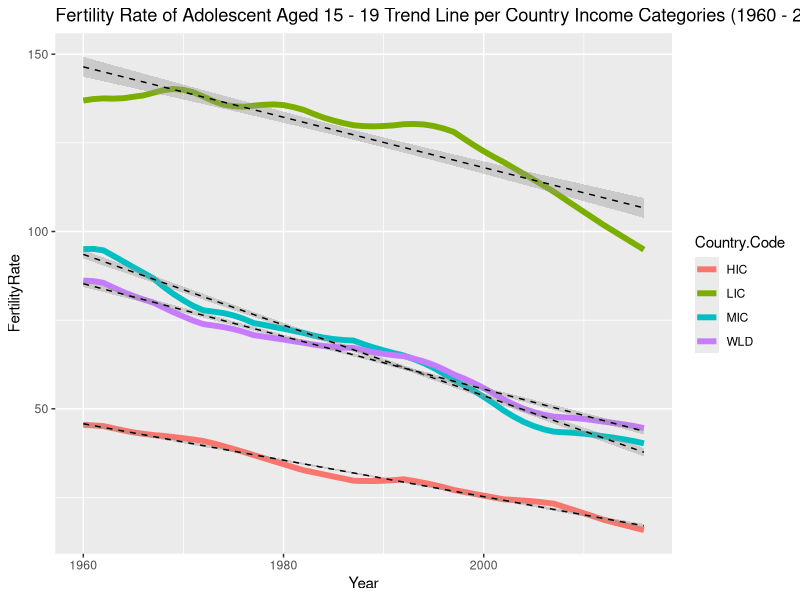

Generate this figure with R: (Note: this script raises an error after producing the figure.)
rm(list = ls())

library(utils)
library(tidyverse)


gender_data <- as_tibble(read.csv('Gender_StatsData.csv'))
teenage_fr <- gender_data %>% 
  filter(Indicator.Code == "SP.ADO.TFRT")

rm(gender_data)

summary(teenage_fr$X1963)
round(mean(teenage_fr$X2000, na.rm = TRUE),2)
round(sd(teenage_fr$X2000, na.rm =TRUE), 2)

#filtering by categories: low, mid, hid, world (in term of avg income)
filterbyincome <- filter(teenage_fr, Country.Code %in% c('WLD', 'LIC','MIC', 'HIC'))
view(teenage_fr)

#since dataset is wide, i'll make it long
teenage_fr_long <- gather(filterbyincome,
                          key="Year",
                          value = "FertilityRate", X1960:X2016
                          ) %>% 
  select(Year, Country.Name, Country.Code, FertilityRate)



#when spread is necessary:

teenage_fr_spread <- select(teenage_fr_long,
                          Year, Country.Code, FertilityRate) %>% 
  spread(key = Country.Code, 
         value = FertilityRate)

teenage_fr_long <- mutate(teenage_fr_long,
                          Year=as.numeric(str_replace(Year, "X","")))

#plotting to see the trend
ggplot(teenage_fr_long,
       aes(x=Year,
           y=FertilityRate,
           group = Country.Code,
           color = Country.Code)) +
  geom_line(size=2) +
  geom_smooth(aes(color = 'regression line'),
                  method='lm',
              linetype = 'dashed',
              size = 0.5,
              color = 'black') +
  labs(title = "Fertility Rate of Adolescent Aged 15 - 19 Trend Line per Country Income Categories (1960 - 2016)")
  theme_update()
  ggsave("fertilityratetrendline.png", plot = p, width = 10, height = 6, dpi = 300)


  
  histdata_twoyears <- select(teenage_fr, 
                              Country.Name, 
                              Country.Code, 
                              Indicator.Name, 
                              Indicator.Code, 
                              X1960,
                              X2000)
  
  histdata_twoyears <- gather(teenage_fr, Year, FertilityRate, X1960, X2000) %>%
    select(Year, Country.Name, Country.Code, FertilityRate)
  
  histdata_twoyears <- filter(histdata_twoyears,!is.na(FertilityRate))
  
  ggplot(histdata_twoyears, aes(x=FertilityRate)) + 
    geom_histogram(data=subset(histdata_twoyears, Year=="X1960"), 
                   color="darkred", fill="red", alpha=0.2) + 
    geom_histogram(data=subset(histdata_twoyears, Year=="X2000"), 
                   color="darkblue", fill="blue", alpha=0.2) 
  ggsave("hist2year.png")
  
  

  

  
  ggplot(histdata_twoyears, aes(x=FertilityRate, group=Year, color=Year,
                                alpha=0.2)) + geom_histogram(aes(y=..density..)) +
    geom_density(data=subset(histdata_twoyears, Year=="X1960"),
                 color="darkred", fill="red", alpha=0.2, bw=15)+
    geom_density(data=subset(histdata_twoyears, Year=="X2000"),
                 color="darkblue", fill="blue", alpha=0.2, bw=15) +
    labs(
      title = "Global Shift in Adolescent Fertility Rates (1960–2000))",
      x = "Adolescent Fertility Rate (births per 1,000 women ages 15–19)",
      y = "Density"
    )

  

  ggplot(histdata_twoyears,
         aes(x=FertilityRate,
             color=Year)) +
    stat_ecdf(size=1.2) +
    scale_color_manual(values = c("X1960" = "red", "X2000" = "blue")) +
    labs(
      title = 'Cumulative Distribution of Fertility Rates in 1960 and 2000'
    )
  
    
    
    
    
    
    
    